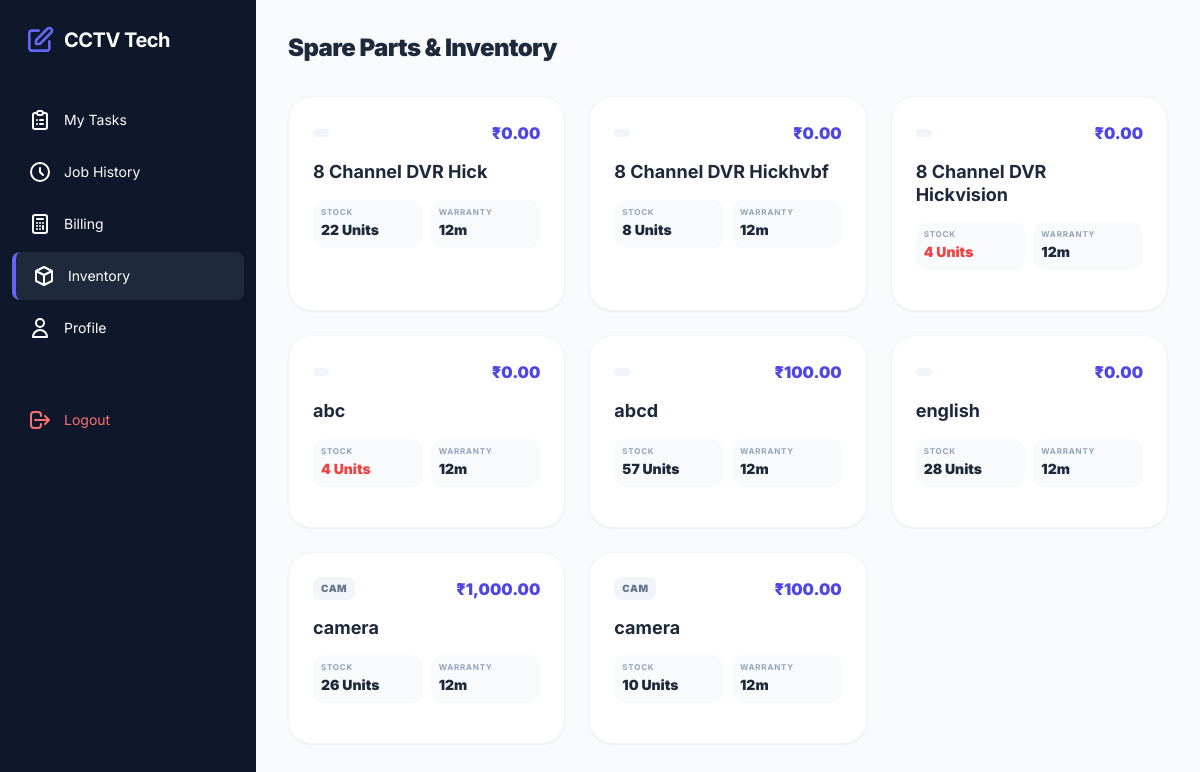
The app's page /tech/inventory.php (signed in) with its own data.
### tables this page shows
CREATE TABLE `products` (
  `id` int(11) NOT NULL,
  `category_id` int(11) DEFAULT NULL,
  `product_name` varchar(255) NOT NULL,
  `product_code` varchar(100) DEFAULT NULL,
  `unit` varchar(50) DEFAULT 'Pcs',
  `category` varchar(50) DEFAULT NULL COMMENT 'Camera, DVR, HDD, Power Supply, etc.',
  `serial_number` varchar(100) DEFAULT NULL,
  `unit_price` decimal(10,2) NOT NULL,
  `gst_rate` decimal(5,2) DEFAULT 0.00,
  `current_stock` int(11) DEFAULT 0,
  `opening_stock` int(11) DEFAULT 0,
  `description` text DEFAULT NULL,
  `warranty_months` int(11) DEFAULT 12
);

### tech/inventory.php (the view, shortened to what this page needs)
<?php
require_once '../includes/db_connect.php';
require_once '../includes/header.php';
try {
    $products = $pdo->query("SELECT id, product_name as item_name, category, unit_price, current_stock as stock_qty, warranty_months FROM products ORDER BY category ASC, product_name ASC")->fetchAll();
} catch (PDOException $e) {
    echo "Error: " . $e->getMessage();
}
?>
<div class="space-y-8">
    <h2 class="text-2xl font-black text-slate-800 tracking-tight">Spare Parts & Inventory</h2>
    <div class="grid grid-cols-1 md:grid-cols-2 lg:grid-cols-3 gap-6">
        <?php foreach ($products as $p): ?>
        <div class="bg-white p-6 rounded-3xl shadow-sm border border-slate-100 flex flex-col justify-between">
            <div>
                 <div class="flex items-center justify-between mb-4">
                    <span class="px-2 py-1 rounded-lg text-[10px] font-black uppercase bg-slate-100 text-slate-500 tracking-wider"><?php echo htmlspecialchars($p['category']); ?></span>
                    <span class="text-indigo-600 font-black">₹<?php echo number_format($p['unit_price'], 2); ?></span>
                </div>
                <h3 class="text-lg font-bold text-slate-800 mb-1 leading-tight"><?php echo htmlspecialchars($p['item_name']); ?></h3>
                <div class="flex items-center gap-2 mt-4 mb-4">
                     <div class="flex-1 p-2 bg-slate-50 rounded-xl">
                          <p class="text-[8px] uppercase font-bold text-slate-400 tracking-widest leading-none mb-1">Stock</p>
                          <p class="text-sm font-black <?php echo $p['stock_qty'] < 5 ? 'text-red-500' : 'text-slate-800'; ?>"><?php echo $p['stock_qty']; ?> Units</p>
                     </div>
                     <div class="flex-1 p-2 bg-slate-50 rounded-xl">
                          <p class="text-[8px] uppercase font-bold text-slate-400 tracking-widest leading-none mb-1">Warranty</p>
                          <p class="text-sm font-black text-slate-800"><?php echo $p['warranty_months']; ?>m</p>
                     </div>
                </div>
            </div>
        </div>
        <?php endforeach; ?>
    </div>
</div>
<?php require_once '../includes/footer.php'; ?>

### includes/header.php (style rules this page uses)
body { font-family: 'Inter', sans-serif; }

### records on screen
products: unit_price "0.00", product_name "8 Channel DVR Hick", current_stock "22", warranty_months "12"
products: unit_price "0.00", product_name "8 Channel DVR Hickhvbf", current_stock "8", warranty_months "12"
products: unit_price "0.00", product_name "8 Channel DVR Hickvision", current_stock "4", warranty_months "12"
products: unit_price "0.00", product_name "abc", current_stock "4", warranty_months "12"
products: unit_price "100.00", product_name "abcd", current_stock "57", warranty_months "12"
products: unit_price "0.00", product_name "english", current_stock "28", warranty_months "12"
products: category "CAM", unit_price "1,000.00", product_name "camera", current_stock "26", warranty_months "12"
products: category "CAM", unit_price "100.00", product_name "camera", current_stock "10", warranty_months "12"
